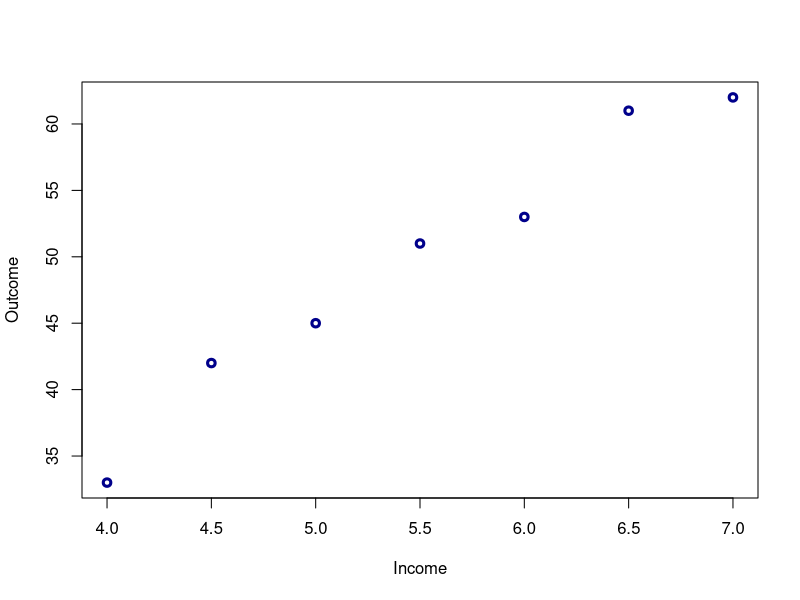
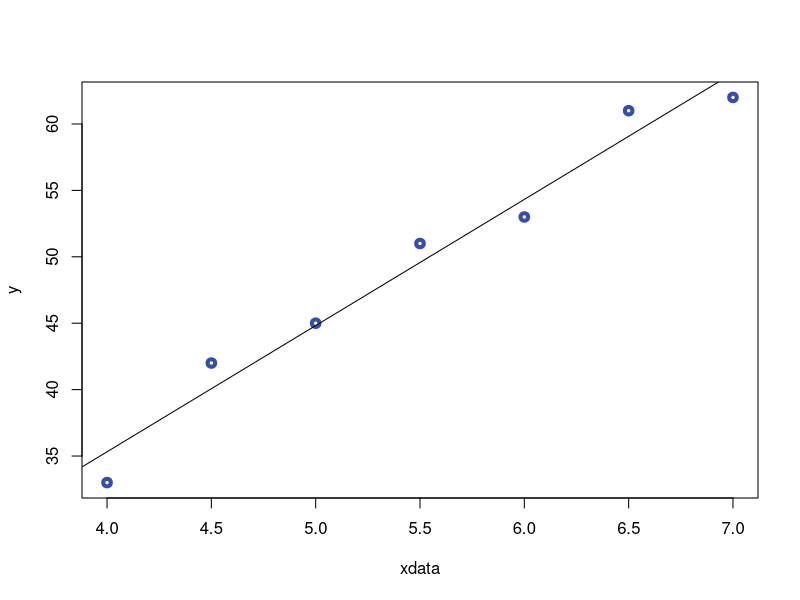
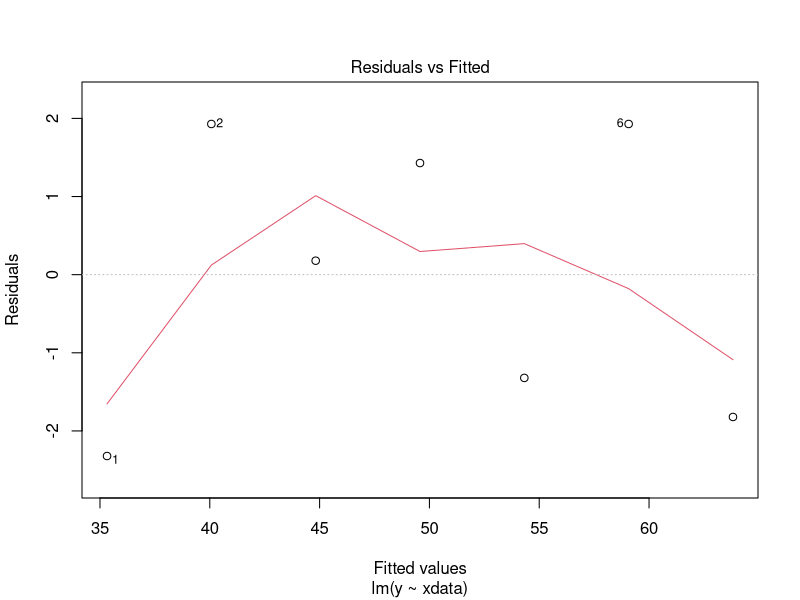
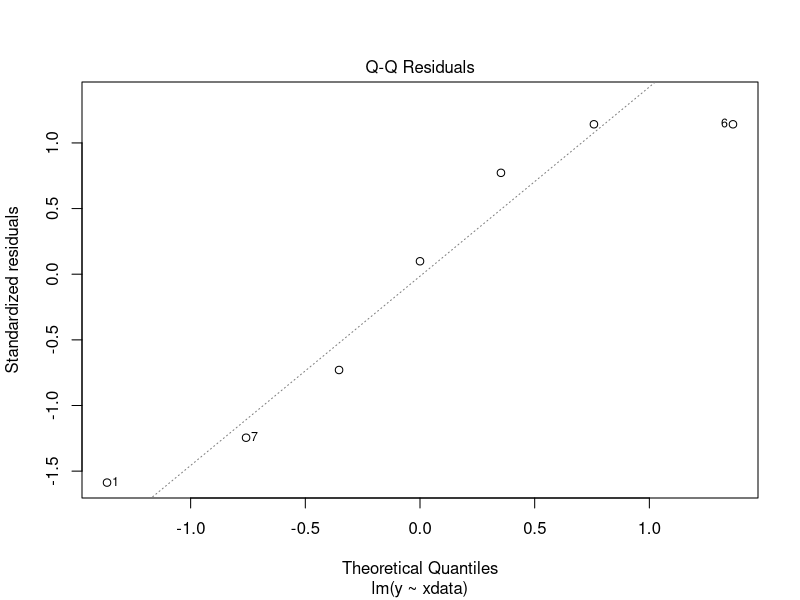
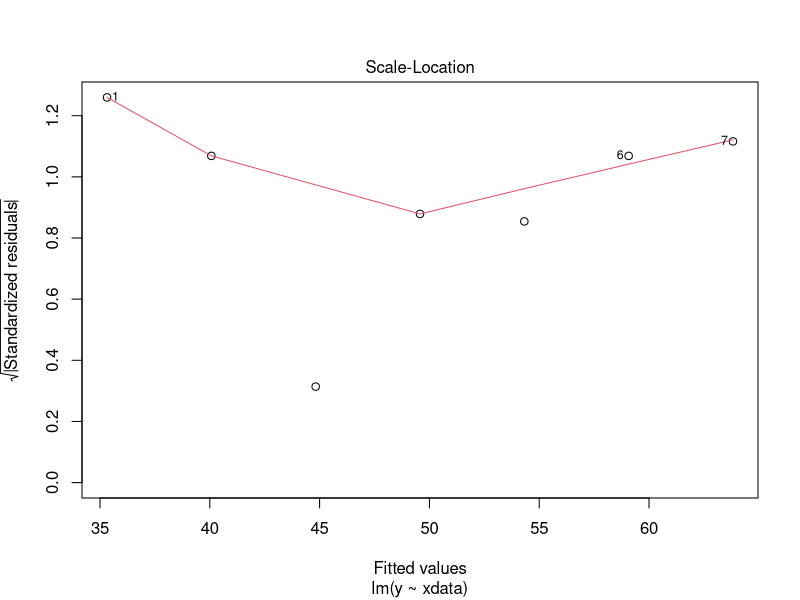
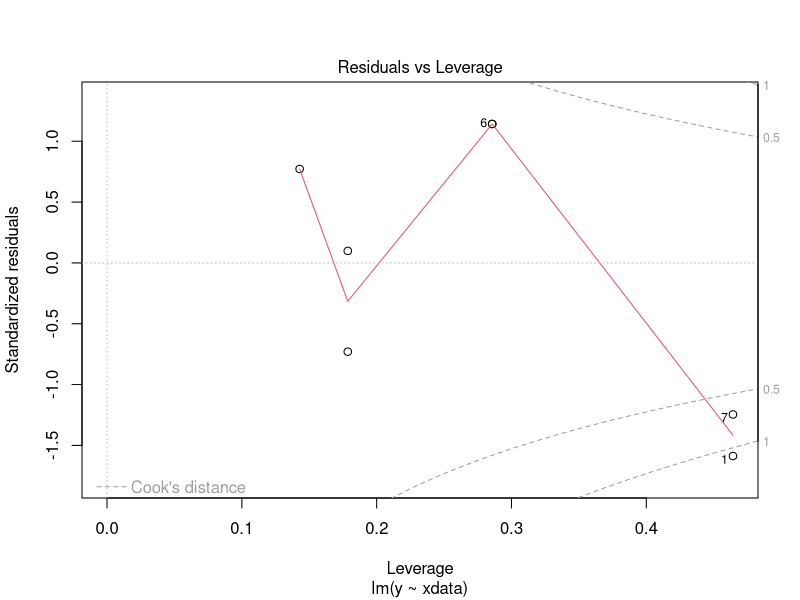
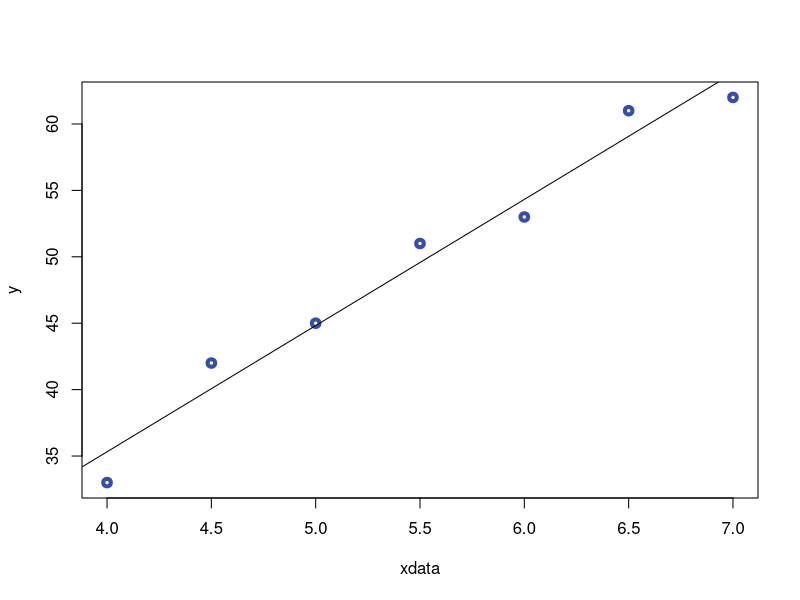

Generate these figures, in order, with R:
#The simple linear regression is used to predict a quantitative outcome y on the basis of one single predictor variable x.
#The goal is to build a mathematical model (or formula) that defines y as a function of the x variable.
xdata<- c(4,4.5,5,5.5,6,6.5,7)
y<- c(33,42,45,51,53,61,62)
#Descriptive ### Summary function
summary( xdata )
summary(y)
sd( xdata )
sd(y)
length(xdata)
length(y)
#Correlation and Scatter plot
cor( xdata, y)
plot(xdata,y, col="darkblue", lwd=3, xlab="Income", ylab="Outcome")
# another way to plot the previous scatter plot
plot(xdata,y, col=rgb(0.2,0.3,0.7),lwd=4)
# plot a fitted line
abline(lm(y~xdata))
#Construct X Capital of the model(weighgts)
X<- matrix( c( rep(1,7) , xdata),7, 2)
#Regression Coefficents Computations

solve( t(X)%*%X )
H<- crossprod(X)   # XTX
H

V<- t(X) %*% y       #Xty
V
Beta<- solve(H) %*% V  #least square equation
Beta
# -2.678571+ 9.5*X
###R is smart (we can estimate parameter directly with lm function)

leastSmodel <- lm( y ~  xdata) 
leastSmodel
summary(leastSmodel)
plot(leastSmodel)

plot(xdata,y, col=rgb(0.2,0.3,0.7),lwd=4)
abline( lm(y~xdata) )







